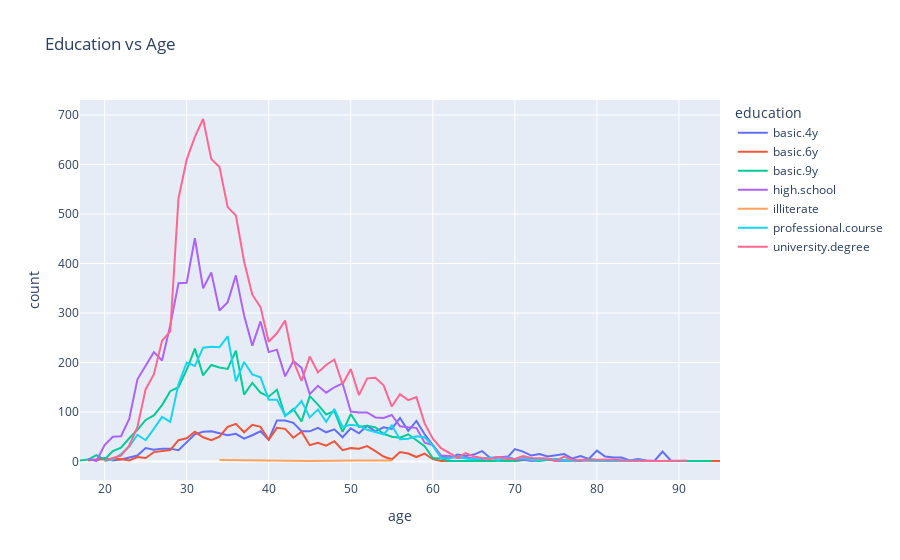

Notebook code for this chart:
### Code cell
#visualize of the customer Education based on age

if isinstance(df, (pd.DatetimeIndex, pd.MultiIndex)):
	df = df.to_frame(index=False)

# remove any pre-existing indices for ease of use in the D-Tale code, but this is not required
df = df.reset_index().drop('index', axis=1, errors='ignore')
df.columns = [str(c) for c in df.columns]  # update columns to strings in case they are numbers

chart_data = pd.concat([
	df['age'],
	df['default'],
	df['education'],
], axis=1)
chart_data = chart_data.query("""(`education` == 'basic.4y') or (`education` == 'basic.6y') or (`education` == 'basic.9y') or (`education` == 'high.school') or (`education` == 'illiterate') or (`education` == 'professional.course') or (`education` == 'university.degree')""")
chart_data = chart_data.sort_values(['education', 'age'])
chart_data = chart_data.rename(columns={'age': 'age'})
chart_data_count = chart_data.groupby(['education', 'age'])[['default']].count()
chart_data_count.columns = ['count']
chart_data = chart_data_count.reset_index()
chart_data = chart_data.dropna()
fig = px.line(chart_data, x="age", y="count", color='education', title='Education vs Age')
fig.show()

### Figure 1 — Plotly figure (JSON) as saved in the notebook; plotly's stock layout.template omitted (floating-point values rounded to 4 significant figures)
{"data": [{"hovertemplate": "education=basic.4y<br>age=%{x}<br>count=%{y}<extra></extra>", "legendgroup": "basic.4y", "line": {"color": "#636efa", "dash": "solid"}, "marker": {"symbol": "circle"}, "mode": "lines", "name": "basic.4y", "orientation": "v", "showlegend": true, "type": "scatter", "x": [18, 19, 20, 21, 22, 23, 24, 25, 26, 27, 28, 29, 30, 31, 32, 33, 34, 35, 36, 37, 38, 39, 40, 41, 42, 43, 44, 45, 46, 47, 48, 49, 50, 51, 52, 53, 54, 55, 56, 57, 58, 59, 60, 61, 62, 63, 64, 65, 66, 67, 68, 69, 70, 71, 72, 73, 74, 75, 76, 77, 78, 79, 80, 81, 82, 83, 84, 85, 86, 87, 88, 89], "xaxis": "x", "y": [4, 3, 7, 2, 4, 8, 12, 27, 24, 26, 26, 23, 38, 55, 60, 61, 57, 53, 56, 46, 53, 61, 44, 83, 83, 78, 61, 61, 68, 59, 65, 49, 67, 57, 72, 61, 69, 66, 88, 62, 82, 55, 33, 11, 6, 14, 11, 14, 21, 7, 9, 6, 25, 20, 12, 15, 10, 13, 15, 6, 11, 5, 22, 10, 8, 8, 2, 5, 2, 1, 20, 2], "yaxis": "y"}, {"hovertemplate": "education=basic.6y<br>age=%{x}<br>count=%{y}<extra></extra>", "legendgroup": "basic.6y", "line": {"color": "#EF553B", "dash": "solid"}, "marker": {"symbol": "circle"}, "mode": "lines", "name": "basic.6y", "orientation": "v", "showlegend": true, "type": "scatter", "x": [18, 19, 22, 23, 24, 25, 26, 27, 28, 29, 30, 31, 32, 33, 34, 35, 36, 37, 38, 39, 40, 41, 42, 43, 44, 45, 46, 47, 48, 49, 50, 51, 52, 53, 54, 55, 56, 57, 58, 59, 60, 61, 63, 64, 65, 66, 67, 69, 70, 72, 76, 78, 81, 95], "xaxis": "x", "y": [2, 4, 5, 2, 9, 7, 19, 21, 23, 43, 47, 60, 49, 43, 50, 70, 76, 59, 74, 70, 44, 68, 66, 48, 60, 33, 38, 32, 41, 23, 27, 26, 31, 21, 10, 4, 19, 16, 9, 16, 5, 1, 1, 1, 1, 1, 1, 1, 1, 5, 1, 3, 1, 1], "yaxis": "y"}, {"hovertemplate": "education=basic.9y<br>age=%{x}<br>count=%{y}<extra></extra>", "legendgroup": "basic.9y", "line": {"color": "#00cc96", "dash": "solid"}, "marker": {"symbol": "circle"}, "mode": "lines", "name": "basic.9y", "orientation": "v", "showlegend": true, "type": "scatter", "x": [17, 18, 19, 20, 21, 22, 23, 24, 25, 26, 27, 28, 29, 30, 31, 32, 33, 34, 35, 36, 37, 38, 39, 40, 41, 42, 43, 44, 45, 46, 47, 48, 49, 50, 51, 52, 53, 54, 55, 56, 57, 58, 59, 60, 61, 62, 63, 64, 65, 68, 69, 70, 71, 73, 74, 75, 77, 78, 79, 81, 83, 84, 94], "xaxis": "x", "y": [2, 4, 13, 4, 21, 28, 47, 64, 84, 93, 114, 142, 150, 185, 228, 174, 195, 190, 187, 224, 135, 159, 139, 131, 145, 92, 106, 81, 132, 115, 95, 102, 60, 96, 70, 72, 69, 56, 50, 48, 55, 43, 31, 7, 6, 1, 1, 2, 1, 1, 1, 1, 3, 1, 3, 5, 1, 1, 5, 1, 2, 1, 1], "yaxis": "y"}, {"hovertemplate": "education=high.school<br>age=%{x}<br>count=%{y}<extra></extra>", "legendgroup": "high.school", "line": {"color": "#ab63fa", "dash": "solid"}, "marker": {"symbol": "circle"}, "mode": "lines", "name": "high.school", "orientation": "v", "showlegend": true, "type": "scatter", "x": [18, 19, 20, 21, 22, 23, 24, 25, 26, 27, 28, 29, 30, 31, 32, 33, 34, 35, 36, 37, 38, 39, 40, 41, 42, 43, 44, 45, 46, 47, 48, 49, 50, 51, 52, 53, 54, 55, 56, 57, 58, 59, 60, 61, 62, 63, 64, 65, 66, 68, 69, 70, 71, 72, 73, 74, 75, 77, 78, 79, 80, 81, 83, 84, 88], "xaxis": "x", "y": [5, 1, 33, 50, 51, 86, 166, 193, 221, 204, 275, 360, 361, 451, 350, 382, 305, 322, 376, 295, 234, 283, 221, 226, 172, 203, 189, 136, 153, 139, 150, 158, 101, 99, 99, 89, 88, 94, 71, 69, 68, 38, 33, 12, 11, 7, 8, 6, 5, 8, 10, 4, 4, 1, 3, 5, 1, 1, 2, 2, 3, 2, 2, 1, 1], "yaxis": "y"}, {"hovertemplate": "education=illiterate<br>age=%{x}<br>count=%{y}<extra></extra>", "legendgroup": "illiterate", "line": {"color": "#FFA15A", "dash": "solid"}, "marker": {"symbol": "circle"}, "mode": "lines", "name": "illiterate", "orientation": "v", "showlegend": true, "type": "scatter", "x": [34, 42, 44, 45, 51, 55], "xaxis": "x", "y": [3, 2, 1, 1, 2, 2], "yaxis": "y"}, {"hovertemplate": "education=professional.course<br>age=%{x}<br>count=%{y}<extra></extra>", "legendgroup": "professional.course", "line": {"color": "#19d3f3", "dash": "solid"}, "marker": {"symbol": "circle"}, "mode": "lines", "name": "professional.course", "orientation": "v", "showlegend": true, "type": "scatter", "x": [20, 21, 22, 23, 24, 25, 26, 27, 28, 29, 30, 31, 32, 33, 34, 35, 36, 37, 38, 39, 40, 41, 42, 43, 44, 45, 46, 47, 48, 49, 50, 51, 52, 53, 54, 55, 56, 57, 58, 59, 60, 61, 62, 63, 64, 65, 66, 67, 68, 69, 70, 71, 72, 73, 74, 76, 77, 78, 80, 81, 82, 83, 85, 86], "xaxis": "x", "y": [1, 4, 15, 30, 54, 43, 66, 90, 80, 156, 200, 193, 230, 232, 231, 253, 162, 201, 176, 170, 125, 125, 93, 103, 122, 89, 105, 80, 106, 70, 74, 72, 64, 60, 55, 73, 45, 46, 51, 49, 32, 7, 6, 10, 6, 4, 6, 8, 3, 7, 5, 8, 3, 3, 5, 2, 1, 3, 1, 2, 1, 1, 2, 1], "yaxis": "y"}, {"hovertemplate": "education=university.degree<br>age=%{x}<br>count=%{y}<extra></extra>", "legendgroup": "university.degree", "line": {"color": "#FF6692", "dash": "solid"}, "marker": {"symbol": "circle"}, "mode": "lines", "name": "university.degree", "orientation": "v", "showlegend": true, "type": "scatter", "x": [20, 21, 22, 23, 24, 25, 26, 27, 28, 29, 30, 31, 32, 33, 34, 35, 36, 37, 38, 39, 40, 41, 42, 43, 44, 45, 46, 47, 48, 49, 50, 51, 52, 53, 54, 55, 56, 57, 58, 59, 60, 61, 62, 63, 64, 65, 66, 67, 68, 69, 70, 71, 72, 73, 74, 75, 76, 77, 82, 83, 88, 91], "xaxis": "x", "y": [2, 7, 12, 32, 70, 146, 176, 244, 263, 531, 610, 656, 692, 611, 595, 514, 497, 404, 337, 312, 242, 259, 285, 203, 163, 212, 180, 195, 206, 156, 187, 134, 168, 169, 154, 111, 136, 124, 130, 77, 46, 27, 18, 8, 17, 10, 7, 5, 9, 5, 5, 11, 7, 6, 6, 1, 10, 3, 4, 2, 1, 2], "yaxis": "y"}], "layout": {"legend": {"title": {"text": "education"}, "tracegroupgap": 0}, "title": {"text": "Education vs Age"}, "xaxis": {"anchor": "y", "domain": [0, 1], "title": {"text": "age"}}, "yaxis": {"anchor": "x", "domain": [0, 1], "title": {"text": "count"}}}}
